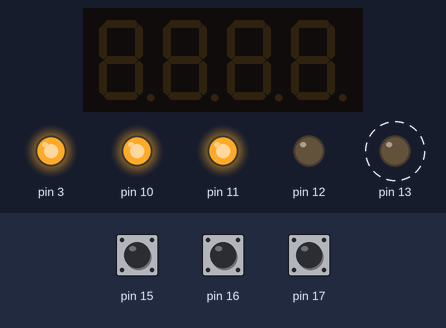
A sketch run on a simulated Arduino Uno, built with avr-gcc and run on an emulated ATmega328P. Shown: 4-digit seven-segment display, output pins drawn as LEDs (lit = HIGH). Dashed ring = blinking. The test bench sets the inputs (shaded band); at power-on: pin 15 HIGH, pin 16 HIGH, pin 17 HIGH.

Above: at 0.5 s.
At 3.5 s:
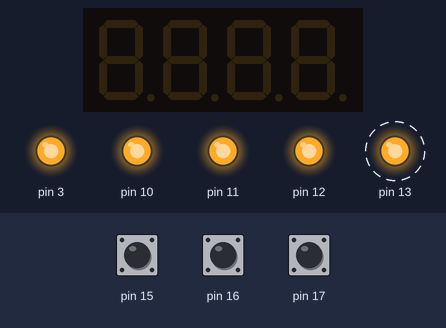
Timing chart, 0 to 6.5 s (numbered marks = the images above):
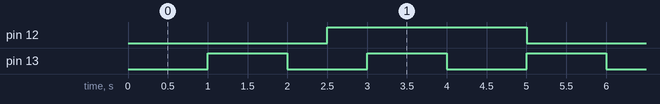

Measured:
- by itself, pin 12: alternates HIGH for 2.5 s and LOW for 2.5 s
- by itself, pin 13: alternates HIGH for 1.0 s and LOW for 1.0 s

The sketch:

FSM_P1.ino
```cpp
#include <TimerOne.h>
#include <Wire.h>
#include <MultiFuncShield.h>

unsigned long initialTimeLED1 = 0;
unsigned long initialTimeLED2 = 0;
long intervalLED1 = 1000; // 1 second for SM1
long intervalLED2 = 2500; // 2.5 seconds for SM2

int stateLED1 = HIGH;
int stateLED2 = HIGH;


// initialization
void setup()
{

  Timer1.initialize();
  MFS.initialize(&Timer1);

  initialTimeLED1 = millis();
  initialTimeLED2 = millis();

}

// run
void loop() {
//State machine 1
  if ((millis() - initialTimeLED1) < intervalLED1)
  {
    MFS.writeLeds(LED_1, stateLED1);
  }
  else {
    stateLED1 = !stateLED1;
    initialTimeLED1 = millis();
  }

//State machine 2
  if ((millis() - initialTimeLED2) < intervalLED2)
  {
     MFS.writeLeds(LED_2, stateLED2);
  }
  else
  {
    stateLED2 = !stateLED2;
    initialTimeLED2 = millis();
  }

}
```
